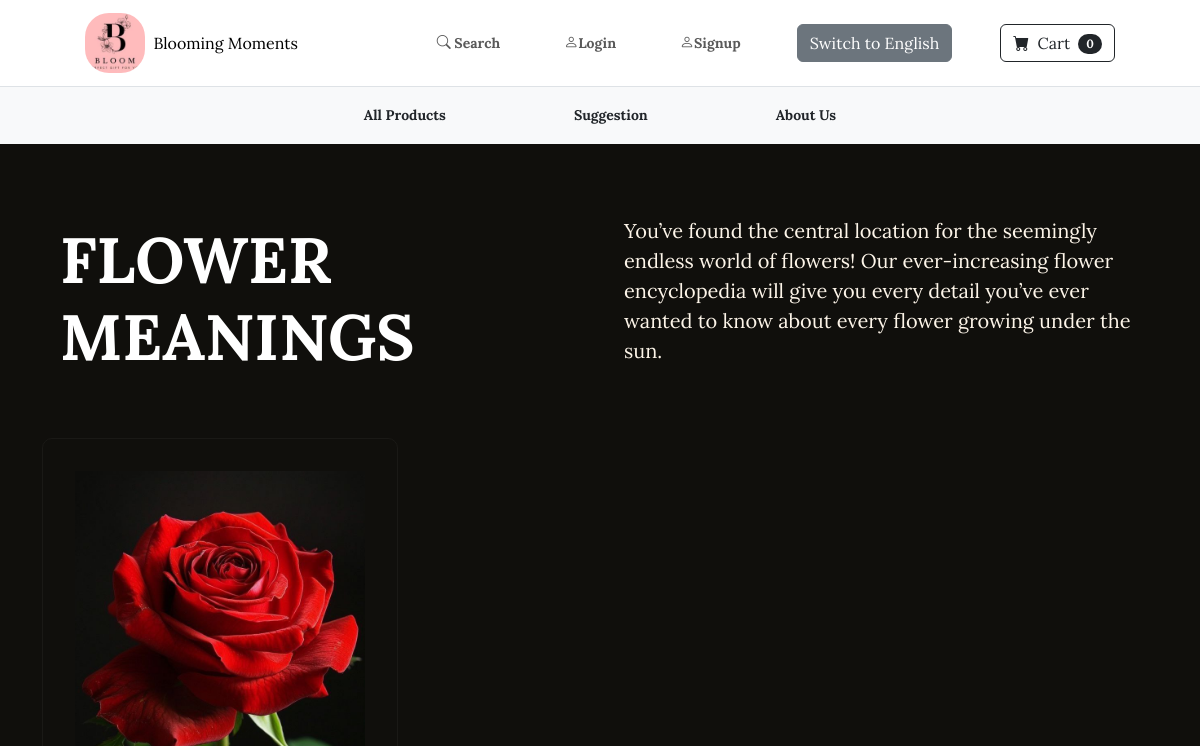
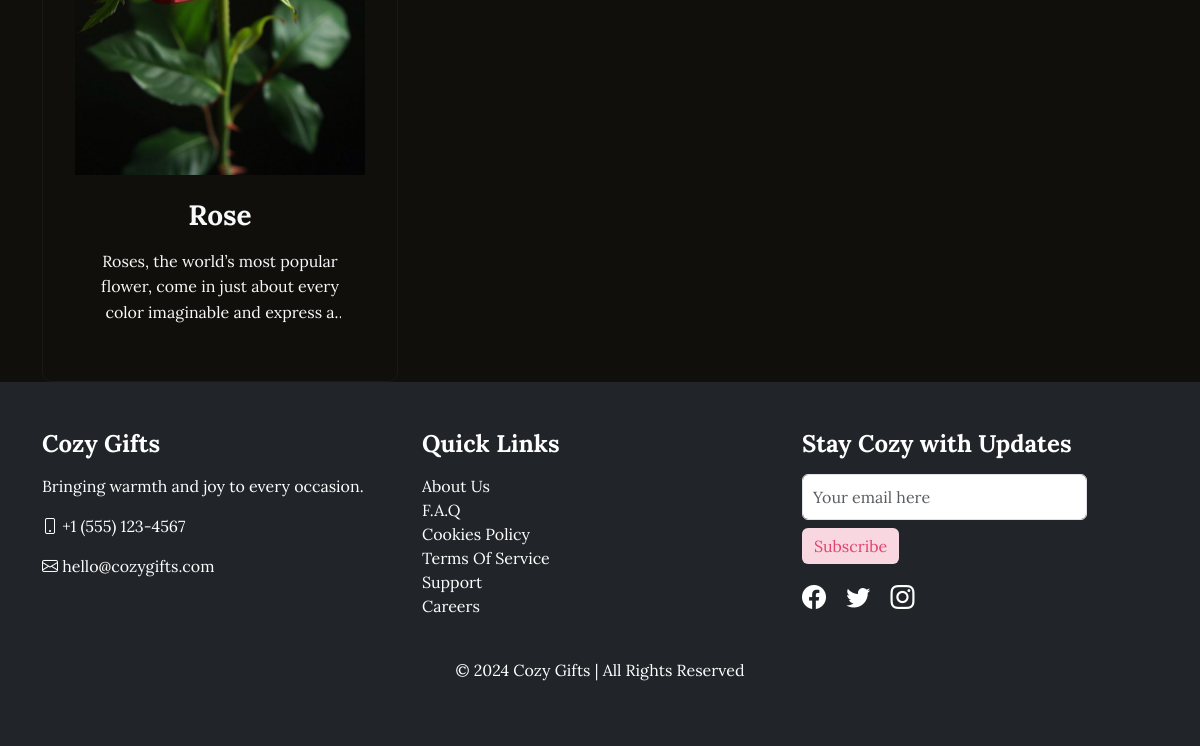
The page /flowerLanding/ on the database as committed earlier (2 pictures, top to bottom).
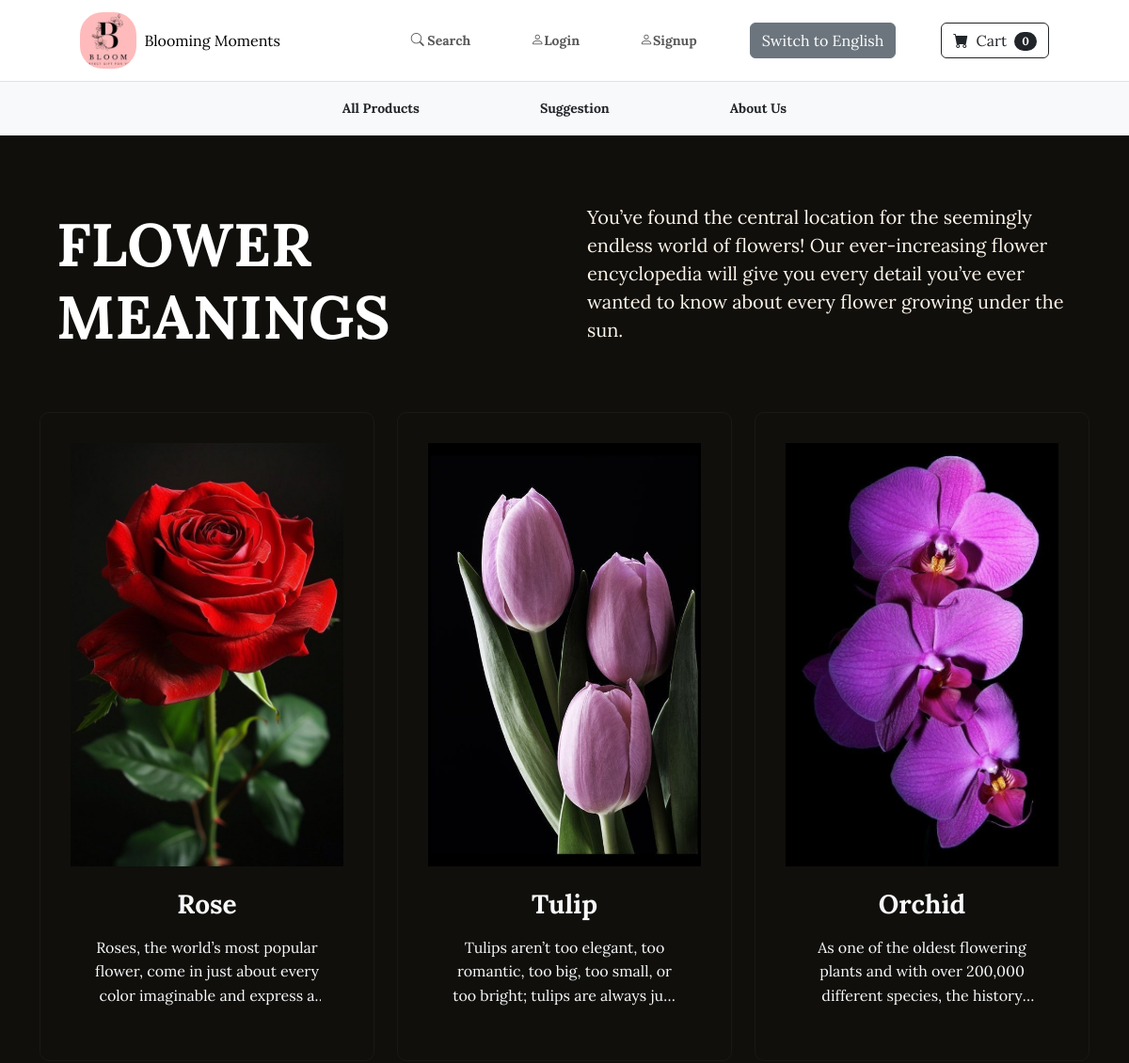
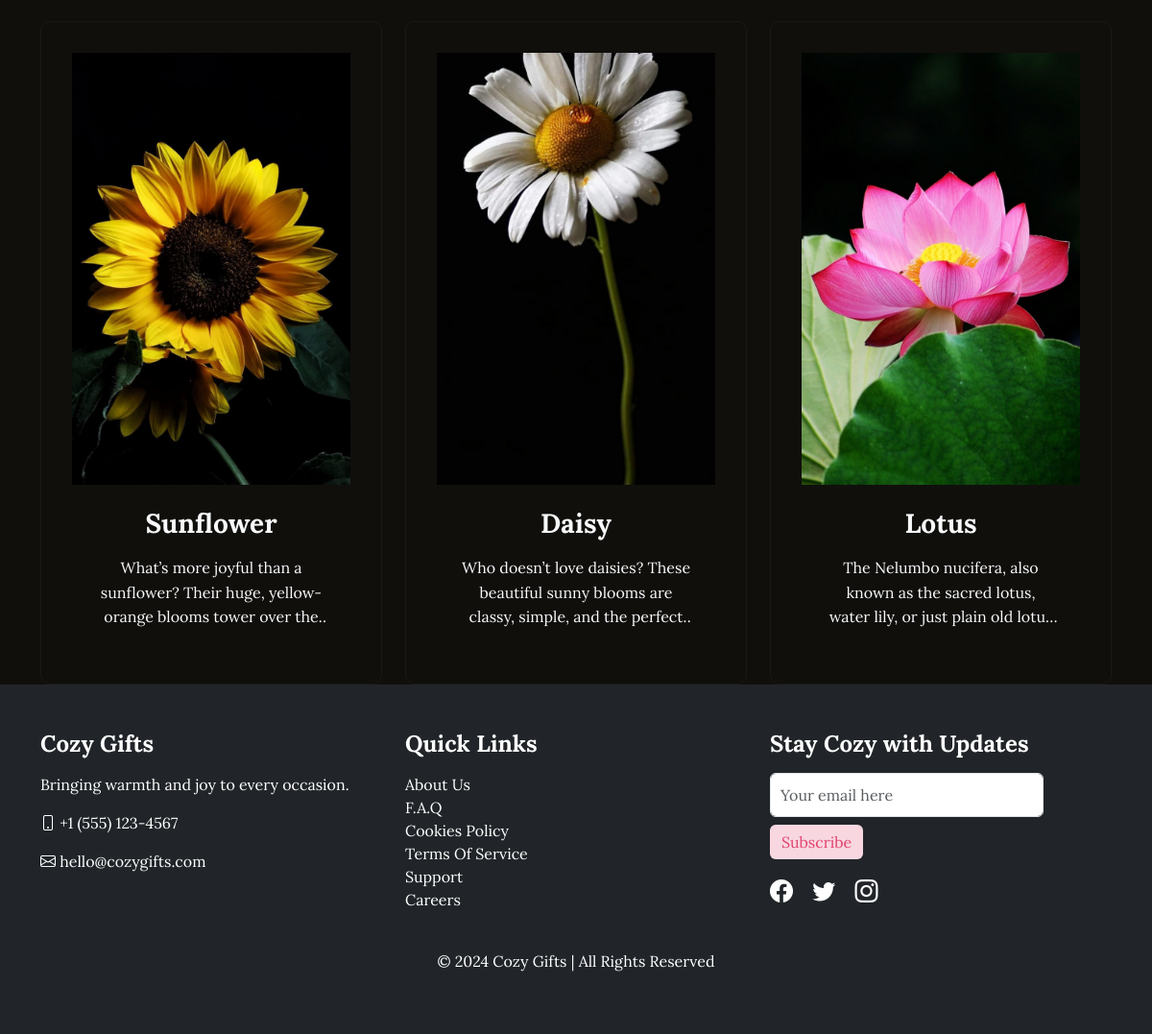
The same page on the database as committed later (2 pictures, top to bottom).
### store/models.py (models this page shows, shortened)
class FlowerStories(models.Model):
    name = models.CharField(max_length=100)
    description = models.CharField(max_length=250, default='', blank=True, null=True)
    image = models.ImageField(upload_to='uploads/flower/')
    category = models.ForeignKey(Flower_Categories, on_delete=models.CASCADE,null=True, blank=True)
    class Meta:
        verbose_name_plural = "Flower Stories"

### store/views.py (the view)
# urls.py: path('flowerLanding/',views.flowerLanding,name="flowerLanding"),
def flowerLanding(request):
    flowers = FlowerStories.objects.all()
    language = request.session.get('language', 'eng')  # Default to English
    template_name = 'flowerlanding_eng.html' if language == 'eng' else 'flowerlanding_mm.html'
    return render(request, template_name,{'flowers':flowers} )

### cart/cart.py (called while the page is built)
  def __len__(self):
    return len(self.cart)

### cart/context_processors.py (called while the page is built)
def cart(request):
  return {'cart':Cart(request)}

### store/templates/flowerlanding_eng.html
{% extends 'base.html' %}
{% load static %}
{% block styles %}
<link rel="stylesheet" href="{% static 'css/flowerLanding.css' %}">
{% endblock %}
{% block content %}
<section class="my-flower-landing-fullpage-section py-5">
  <div class="container mt-4 ">
    <div class="row align-items-center g-5">
      <div class="col-md-6">
        <h1 class="display-3 fw-bold text-white">FLOWER MEANINGS</h1>
      </div>
      <div class="col-md-6 position-relative">
        <p class="lead mb-4 text-white-75 ">
          You’ve found the central location for the seemingly endless world of flowers! Our ever-increasing flower
          encyclopedia will give you every detail you’ve ever wanted to know about every flower growing under the sun.
        </p>
      </div>
    </div>
  </div>
</section>
<section class="my-flower-landing-grid-section">
  <div class="container">
    <div class="row g-4 ">
      {% for flower in flowers %}
      <div class="col-lg-4 col-md-6 col-sm-6 col-12">
        <a href="{% url 'flower_detail' flower.name|lower %}" class="card-link">
          <div class="card h-100">
            <div class="card-img-div ratio-4x3">
              <img src="{{ flower.image.url }}"
                   alt="{{ flower.name }}"
                   class="img-fluid object-fit-cover">
            </div>
            <div class="card-body text-center">
              <h3 class="card-title text-light mb-3">{{ flower.name }}</h3>
              <p class="card-description text-light mb-0">
                {{ flower.description|truncatechars:100 }}
              </p>
            </div>
          </div>
        </a>
      </div>
      {% endfor %}
    </div>
  </div>
</section>
  {% endblock %}

### store/templates/base.html (shortened to what this page needs)
{% load static %}
<!DOCTYPE html>
<html lang="en">
<head>
    <link href="https://cdn.jsdelivr.net/npm/bootstrap@5.3.0-alpha1/dist/css/bootstrap.min.css" rel="stylesheet">
    <link href="https://cdn.jsdelivr.net/npm/bootstrap-icons/font/bootstrap-icons.css" rel="stylesheet">
    <link href="{% static 'css/styles.css' %}" rel="stylesheet">
    <link rel="stylesheet" href="https://unpkg.com/leaflet@1.9.4/dist/leaflet.css"
/>
    {% block styles %}{% endblock %}
</head>
<body>
    {% include 'navbar.html' %}
    {% block content %}
    {% endblock %}
    <footer class="bg-dark text-white py-5">
        <div class="container">
            <div class="row">
                <div class="col-md-4">
                    <h3>Cozy Gifts</h3>
                    <p>Bringing warmth and joy to every occasion.</p>
                    <p><i class="bi bi-phone"></i> +1 (555) 123-4567</p>
                    <p><i class="bi bi-envelope"></i> hello@cozygifts.com</p>
                </div>
                <div class="col-md-4">
                    <h3>Quick Links</h3>
                    <ul class="list-unstyled">
                        <li><a href="{% url 'about_us' %}" class="text-white">About Us</a></li>
                        <li><a href="#" class="text-white">F.A.Q</a></li>
                        <li><a href="#" class="text-white">Cookies Policy</a></li>
                        <li><a href="#" class="text-white">Terms Of Service</a></li>
                        <li><a href="#" class="text-white">Support</a></li>
                        <li><a href="#" class="text-white">Careers</a></li>
                    </ul>
                </div>
                <div class="col-md-4">
                    <h3>Stay Cozy with Updates</h3>
                    <form>
                        <input type="email" placeholder="Your email here" class="form-control mb-2">
                        <button type="submit" class="btn btn-primary">Subscribe</button>
                    </form>
                    <div class="social-icons mt-3">
                        <a href="#" class="bi bi-facebook text-white me-3"></a>
                        <a href="#" class="bi bi-twitter text-white me-3"></a>
                        <a href="#" class="bi bi-instagram text-white"></a>
                    </div>
                </div>
            </div>
            <div class="text-center mt-4">
                <p>&copy; 2024 Cozy Gifts | All Rights Reserved</p>
            </div>
        </div>
    </footer>
</body>
</html>

### store/templates/navbar.html (shortened to what this page needs)
<div class="sticky-top bg-white">
    <nav class="navbar navbar-expand-lg navbar-light bg-white border-bottom">
        <div class="container-fluid d-flex align-items-center justify-content-between sticky-top">
       {% load static %}
<a class="navbar-brand d-flex align-items-center mx-auto text-truncate" href="{% url 'home' %}">
    <img src="{% static 'images/logo.png' %}" alt="Logo" class="me-2 brand-logo">
    <span class="fs-6 shop-name">Blooming Moments</span>
</a>
        <ul class="navbar-nav mx-auto d-none d-lg-flex flex-row align-items-center gap-5">
            <li class="nav-item">
                <a class="nav-link title1" href="{% url 'search' %}"><i class="bi bi-search"></i> Search</a>
            </li>
            {% if user.is_authenticated %}
            <li class="nav-item">
                <a class="nav-link" href="{% url 'logout' %}"><i class="bi bi-person"></i>Logout</a>
            </li>
            <li class="nav-item dropdown">
                <a class="nav-link dropdown-toggle" id="navbarDropdown" href="#" role="button" data-bs-toogle="dropdown" aria-expanded="false">Profile</a>
                <ul class="dropdown-menu" aria-labelledby="navbarDropdown">
                <li><a class="dropdown-item" href="{% url 'update_user' %}"><i class="bi bi-person"></i>{{request.user}}</a></li>
                <li><hr class="dropdown-divider" /></li>
                <li><a class="dropdown-item" href="{% url 'update_info' %}"><i class="bi bi-person"></i>update info</a></li>
            </ul>
            </li>
            {% if user.is_superuser %}
            <li class="nav-item dropdown">
                <a class="nav-link dropdown-toggle" id="navbarDropdown" href="#" role="button" data-bs-toogle="dropdown" aria-expanded="false">Order</a>
                <ul class="dropdown-menu" aria-labelledby="navbarDropdown">
                <li><a class="dropdown-item" href="{% url 'shipped_dash' %}"><i class="bi bi-person"></i>Delivered Orders</a></li>
                <li><hr class="dropdown-divider" /></li>
                <li><a class="dropdown-item" href="{% url 'not_shipped_dash' %}"><i class="bi bi-person"></i>Undelivered Orders</a></li>
            </ul>
            </li>
            {% endif %}
            {% else %}
            <li class="nav-item">
                <a class="nav-link" href="{% url 'login' %}"><i class="bi bi-person"></i>Login</a>
            </li>
            <li class="nav-item">
                <a class="nav-link" href="{% url 'register' %}"><i class="bi bi-person"></i>Signup</a>
            </li>
            {% endif %}
            <li class="nav-item">
                <a href="{% url 'toggle_language' %}" class="btn btn-secondary lang-toggle">
                    {% if request.session.language == "eng" %}Switch to Myanmar{% else %}Switch to English{% endif %}
                </a>
            </li>
            <form class="d-flex">
                <a href="{% url 'cart_summary' %}" class="btn btn-outline-dark"><i class="bi-cart-fill me-1"></i>
                    Cart
                    <span class="badge bg-dark text-white ms-1 rounded-pill" id="cart_quantity">{{cart|length}}</span></a>
              </form>
        </ul>
    </div>
</nav>
<div class="bg-light py-2 d-none d-lg-block">
    <div class="container-fluid">
        <ul class="nav justify-content-center">
            <li class="nav-item"><a href="{% url 'product' %}" class="nav-link text-dark px-5 mx-3" >All Products</a></li>
            <li class="nav-item"><a href="{% url 'suggestion' %}"  class="nav-link text-dark px-5 mx-3" >Suggestion</a></li>
            <li class="nav-item">
                <a class="nav-link text-dark px-5 mx-3" href="{% url 'about_us' %}">About Us</a>
            </li>
        </ul>
    </div>
</div>
</div>

### static/css/styles.css (style rules this page uses)
body { font-family: 'Lora', serif; background-color: whitesmoke; margin: 0; padding: 0; }
h1, h2, h3 { font-weight: 700; }
a { text-decoration: none; }
.container { max-width: 1140px; }
img { max-width: 100%; height: auto; }
.nav-link { font-weight: bolder; font-size: 14px; position: relative; padding: 10px 20px; transition: background-color 0.3s ease, color 0.3s ease; border-radius: 8px; }
.navbar { padding: 0.5rem; }
.brand-logo { width: 60px; height: 60px; border-radius: 40%; object-fit: cover; }
.shop-name { font-size: 0.9rem; white-space: nowrap; }
footer { background-color:#FFF0F4; color: white; padding: 30px 0; }
footer h3 { font-size: 1.5rem; margin-bottom: 15px; }
footer .social-icons a { font-size: 1.5rem; color: white; margin-right: 15px; }
footer .form-control { width: 80%; margin-bottom: 15px; padding: 10px; }
footer .btn { background-color: #F8D7E0; color: #E2426D; border: none; }

### static/css/flowerLanding.css (style rules this page uses)
* { margin: 0; padding: 0; box-sizing: border-box; }
.my-flower-landing-fullpage-section { padding: 20px; background-color: #100f0c; color: #fdf5e9; padding: 3rem; }
.card { padding: 2rem; border-radius: 10px; background-color: #100f0c; text-align: center; }
.my-flower-landing-grid-section { background-color: #100f0c; }
.card-link { text-decoration: none; }
.card { border: 1px solid #1a1916 !important; transition: transform 0.3s ease; }
.card-img-div { height: 450px; overflow: hidden; }
.object-fit-cover { object-fit: cover; width: 100%; height: 100%; }
.card-body { padding: 1.5rem; }
.card-description { display: -webkit-box; -webkit-line-clamp: 3; -webkit-box-orient: vertical; overflow: hidden; line-height: 1.6; }

Rows that differ between the two databases and show on the page:
added FlowerStories: image (picture), name "Tulip", description "Tulips aren’t too elegant, too romantic, too big, too small, or too bright; tulips are always…"
added FlowerStories: image (picture), name "Orchid", description "As one of the oldest flowering plants and with over 200,000 different species, the…"
added FlowerStories: image (picture), name "Sunflower", description "What’s more joyful than a sunflower? Their huge, yellow-orange blooms tower over…"
added FlowerStories: image (picture), name "Daisy", description "Who doesn’t love daisies? These beautiful sunny blooms are classy, simple, and the…"
added FlowerStories: image (picture), name "Lotus", description "The Nelumbo nucifera, also known as the sacred lotus, water lily, or just plain…"
